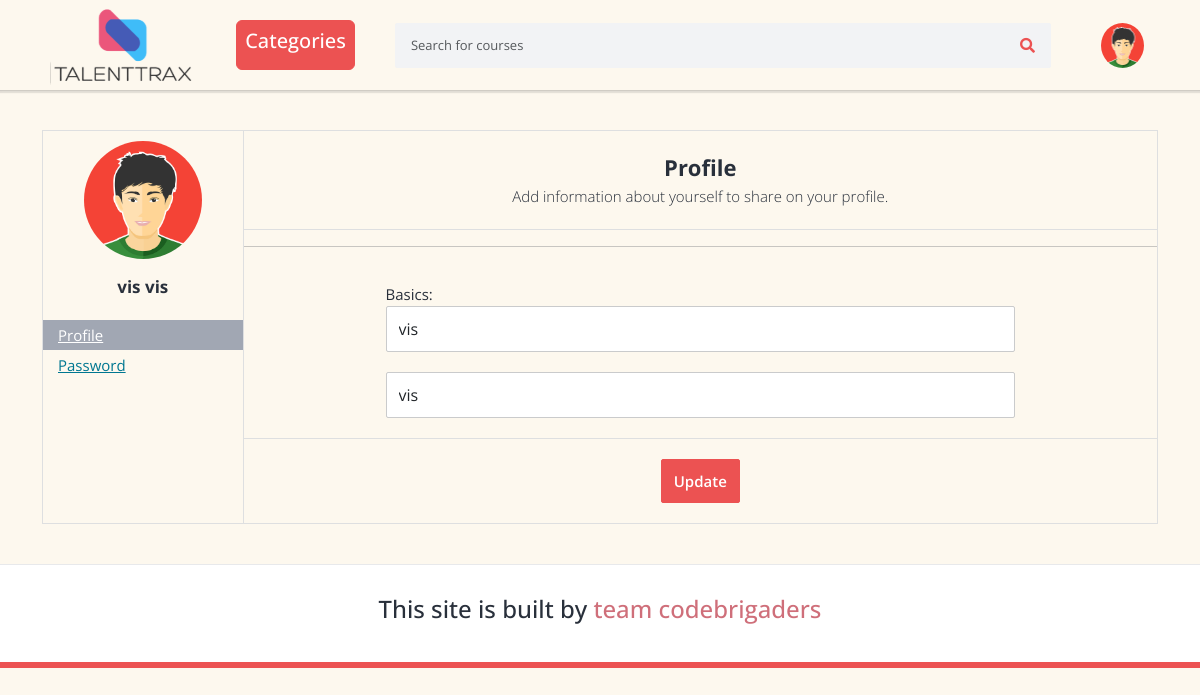
The app's page /users/profile (signed in) with its own data.
### accounts/models.py (models this page shows, shortened)
class User(AbstractUser):
    email = models.EmailField(unique=True, blank=False,
                              error_messages={
                                  'unique': "A user with that email already exists.",
                              })
    USERNAME_FIELD = "email"
    REQUIRED_FIELDS = []
    objects = UserManager()

### accounts/views.py (the view, shortened to what this page needs)
# urls.py: path('profile', views.ProfileUpdateView.as_view(), name='my-profile'),
class ProfileUpdateView(UpdateView):
    model = User
    template_name = "accounts/profile.html"
    context_object_name = "user"
    form_class = ProfileUpdateForm
    success_url = reverse_lazy("accounts:my-profile")
    @method_decorator(login_required(login_url=reverse_lazy('accounts:login')))
    def dispatch(self, request, *args, **kwargs):
        return super().dispatch(self.request, *args, **kwargs)
    def get_initial(self):
        return {"first_name": self.request.user.first_name, "last_name": self.request.user.last_name}
    def get_object(self, queryset=None):
        return get_object_or_404(self.model, pk=self.request.user.pk)

### accounts/forms.py
class ProfileUpdateForm(forms.ModelForm):
    def __init__(self, *args, **kwargs):
        super().__init__(*args, **kwargs)
        self.fields["first_name"].widget.attrs.update({'placeholder': 'Enter first name'})
        self.fields["last_name"].widget.attrs.update({'placeholder': 'Enter last name'})
    class Meta:
        model = User
        fields = ["first_name", "last_name"]

### cart/context_processors.py (called while the page is built)
def cart(request):
    return {'cart': Cart(request)}

### courses/context_processors.py (called while the page is built)
def categories_processor(request):
    categories = Category.objects.all()
    return {'categories': categories}

### templates/accounts/profile.html (shortened to what this page needs)
{% extends 'layouts/base.html' %}
{% load static %}
{% block content %}
    <section class="user-dashboard-area">
        <div class="container">
            <div class="row">
                <div class="col">
                    <div class="user-dashboard-box">
                        <div class="user-dashboard-sidebar">
                            <div class="user-box">
                                <img src="{% static 'images/avatar.png' %}" alt="" class="img-fluid">
                                <div class="name">
                                    <div class="name">
                                        {{ request.user.first_name }} {{ request.user.last_name }}
                                    </div>
                                </div>
                            </div>
                            <div class="user-dashboard-menu">
                                <ul>
                                    <li class="active">
                                        <a href="{% url 'accounts:my-profile' %}">Profile</a>
                                    </li>
                                    <li>
                                        <a href="#">Password</a>
                                    </li>
                                </ul>
                            </div>
                        </div>
                        <div class="user-dashboard-content">
                            <div class="content-title-box">
                                <div class="title">Profile</div>
                                <div class="subtitle">Add information about yourself to share on your profile.
                                </div>
                            </div>
                            <hr>
                            <form action="#" method="post">
                                <div class="content-box">
                                    <div class="basic-group">
                                        <div class="form-group">
                                            <label for="FristName">Basics:</label>
                                            <input type="text" class="form-control" name="first_name" id="FristName"
                                                   placeholder="first name" value="{{ user.first_name }}">
                                        </div>
                                        <div class="form-group">
                                            <input type="text" class="form-control" name="last_name"
                                                   placeholder="last name" value="{{ user.last_name }}">
                                        </div>
                                    </div>
                                </div>
                                <div class="content-update-box">
                                    <button type="submit" class="btn">Update</button>
                                </div>
                            </form>
                        </div>
                    </div>
                </div>
            </div>
        </div>
    </section>
{% endblock %}

### static/frontend/css/style.css (style rules this page uses)
:root { --font-roboto: Roboto; --font-montserrat: Montserrat; --font-montecarlo: MonteCarlo; --font-size-7xl: 26px; --font-size-mini: 15px; --font-size-9xl: 28px; --font-size-lg: 18px; --color-floralwhite: #fdf8ee; --color-chocolate: #ff7426; --color-darkslateblue: #4d2c5e; --color-black: #000; --color-gray-100: #1d1d1d; --color-gray-200: rgba(255, 255, 255, 0.6); --color-gray-300: rgba(255, 255, 255, 0.2); --color-white: #fff; --br-4xl: 23px; }
body { background-color: #fdf8ee; }

### records on screen
User: user.first_name "vis", user.last_name "vis", first_name "vis", last_name "vis"
